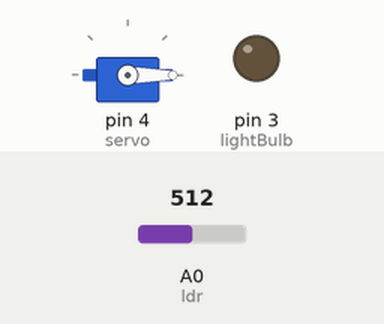
Simulated run of this sketch. Board: Arduino Uno, built with avr-gcc and run on an emulated ATmega328P. Shown: servo, output pins drawn as LEDs (lit = HIGH). Inputs (shaded band) come from the test bench; at power-on: A0 (ldr) = 512.

Above: at 1.3 s.
1.4 s: A0 (ldr) set to 196
2.9 s: A0 (ldr) set to 167
At 3.9 s:
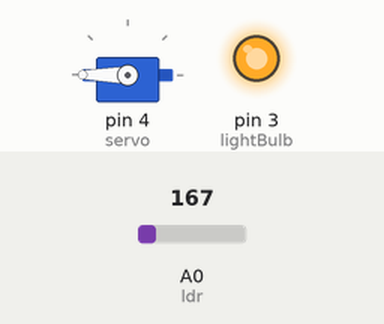
4.5 s: A0 (ldr) set to 190
At 5.0 s:
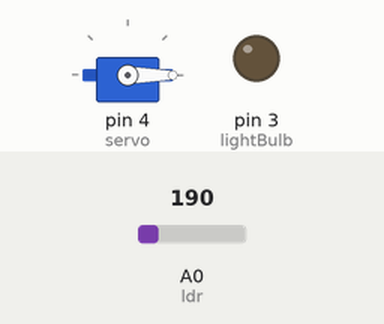
6.0 s: A0 (ldr) set to 170
At 7.4 s:
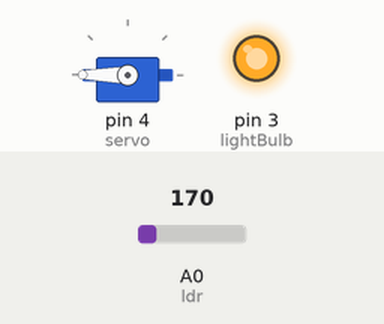
Timing chart, 0 to 8.5 s (numbered marks = the images above; inputs shaded):
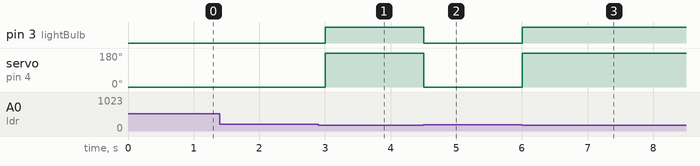

Measured:
- the behaviour switches between 180 and 179 on A0 (ldr) (found by bisection; images 0 and 1)
- after the input at 1.4 s, every drawn part: stays the same
- after the input at 2.9 s, pin 3 (lightBulb): LOW → HIGH after 0.10 s; servo on pin 4 (servo): 0° → 180° after 0.10 s
- after the input at 4.5 s, pin 3 (lightBulb): HIGH → LOW at once; servo on pin 4 (servo): 180° → 0° at once
- after the input at 6.0 s, pin 3 (lightBulb): LOW → HIGH at once; servo on pin 4 (servo): 0° → 180° at once

The sketch:

HomeAutomationLightSystem.ino
```cpp
// (licence header left out)
#include <Servo.h>

Servo servo;

int lightBulb = 3;
int ldr = 0;

void setup() {
  Serial.begin(9600);
  pinMode(lightBulb, OUTPUT);
  servo.attach(4);
}

void loop() {
  if(analogRead(ldr) < 180){
    digitalWrite(lightBulb,HIGH);
    servo.write(180);
  }else{
    digitalWrite(lightBulb,LOW);
    servo.write(0);
  }
  delay(500);
}
```
